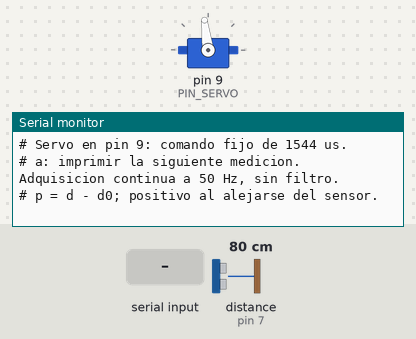
Bench run of a sketch on a simulated Arduino Uno, built with avr-gcc and run on an emulated ATmega328P. Shown: servo, the last lines printed to the serial monitor. Wiring (inferred from the names in the program): ultrasonic range finder: trigger pin 6; echo pin 7. The test bench sets the inputs (shaded band); at power-on: distance to the obstacle (sensor on pin 7) 80 cm. The echo pulse lasts 58.3 µs per cm.

Above: at 1.2 s.
1.3 s: "a" received over Serial
At 2.1 s:
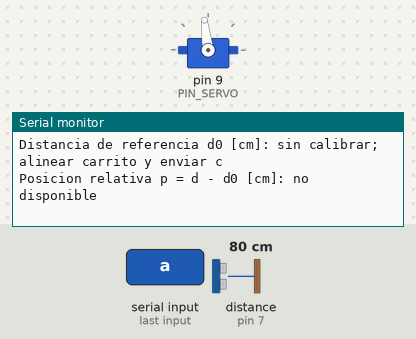
2.8 s: "c" received over Serial
At 4.2 s:
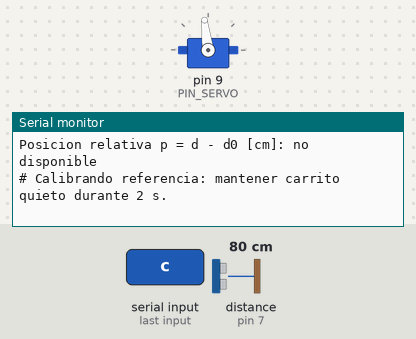

Measured:
- after the input at 1.3 s, the serial monitor: prints a new line at once (image 1)
- after the input at 2.8 s, the serial monitor: prints a new line at once (image 2)

The sketch:

medir_distancia.ino
```cpp
// Distancia del carrito: TRIG 6, ECHO 7, monitor serie 115200.
// Mide a 50 Hz; imprime una muestra nueva solo al recibir 'a'.
#include <Servo.h>

const byte PIN_TRIG = 6;
const byte PIN_ECHO = 7;
const byte PIN_SERVO = 9;
const int PULSO_SERVO_US = 1544;
const unsigned long PERIODO_US = 20000UL;
const unsigned long TIMEOUT_US = 5000UL;
const float US_POR_CM = 58.574f; // Misma conversion que en el proyecto.
unsigned long proximaMuestraUs, anteriorUs;
bool referenciaLista = false;
bool calibrando = false;
bool imprimirPendiente = false;
float referenciaCm = 0, sumaCm = 0;
unsigned int validas = 0, intentos = 0;

Servo miServo;

unsigned long medirEco() {
  if (digitalRead(PIN_ECHO) == HIGH) return 0;
  digitalWrite(PIN_TRIG, HIGH);
  delayMicroseconds(10);
  digitalWrite(PIN_TRIG, LOW);
  return pulseIn(PIN_ECHO, HIGH, TIMEOUT_US);
}

void setup() {
  miServo.writeMicroseconds(PULSO_SERVO_US);
  miServo.attach(PIN_SERVO);
  Serial.begin(115200);
  pinMode(PIN_TRIG, OUTPUT);
  digitalWrite(PIN_TRIG, LOW);
  pinMode(PIN_ECHO, INPUT);
  Serial.println(F("# Alinear la cara elegida con la linea de la barra; mantener quieto y enviar c."));
  Serial.println(F("# c: promediar 100 intentos (2 s) para fijar p=0. No se guarda al apagar."));
  Serial.println(F("# Servo en pin 9: comando fijo de 1544 us."));
  Serial.println(F("# a: imprimir la siguiente medicion. Adquisicion continua a 50 Hz, sin filtro."));
  Serial.println(F("# p = d - d0; positivo al alejarse del sensor."));
  anteriorUs = micros();
  proximaMuestraUs = anteriorUs + PERIODO_US;
}

void loop() {
  if (Serial.available() > 0) {
    const char comando = Serial.read();
    if (comando == 'a') imprimirPendiente = true;
    if (comando == 'c') {
      calibrando = true;
      referenciaLista = false;
      sumaCm = 0;
      validas = intentos = 0;
      Serial.println(F("# Calibrando referencia: mantener carrito quieto durante 2 s."));
    }
  }
  const unsigned long ahora = micros();
  if ((long)(ahora - proximaMuestraUs) < 0) return;
  proximaMuestraUs += PERIODO_US;
  // Evitar disparos consecutivos para recuperar muestras atrasadas.
  if ((long)(ahora - proximaMuestraUs) >= 0)
    proximaMuestraUs = ahora + PERIODO_US;
  const unsigned long dt = ahora - anteriorUs;
  anteriorUs = ahora;
  const unsigned long eco = medirEco();
  const bool valida = eco != 0;
  const float distanciaCm = eco / US_POR_CM;
  if (calibrando) {
    ++intentos;
    if (valida) { sumaCm += distanciaCm; ++validas; }
    if (intentos == 100) {
      calibrando = false;
      if (validas >= 95) {
        referenciaCm = sumaCm / validas;
        referenciaLista = true;
        Serial.print(F("# d0_cm=")); Serial.print(referenciaCm, 3);
        Serial.print(F("; muestras_validas=")); Serial.println(validas);
      } else Serial.println(F("# Referencia rechazada: menos de 95/100 ecos. Repetir con c."));
    }
  }
  if (!imprimirPendiente) return;
  imprimirPendiente = false;
  Serial.println(F("--- Medicion solicitada ---"));
  Serial.print(F("Tiempo desde arranque [ms]: ")); Serial.println(ahora / 1000UL);
  Serial.print(F("Intervalo entre mediciones [us] (objetivo 20000): ")); Serial.println(dt);
  Serial.print(F("Comando fijo al servo [us]: ")); Serial.println(PULSO_SERVO_US);
  Serial.print(F("Duracion del eco [us] (0 = sin eco): ")); Serial.println(eco);
  Serial.print(F("Eco recibido (no garantiza distancia correcta): "));
  Serial.println(valida ? F("SI") : F("NO"));
  Serial.print(F("Distancia sensor-cara del carrito d [cm]: "));
  if (valida) Serial.println(distanciaCm, 3);
  else Serial.println(F("no disponible"));
  Serial.print(F("Distancia de referencia d0 [cm]: "));
  if (referenciaLista) Serial.println(referenciaCm, 3);
  else Serial.println(F("sin calibrar; alinear carrito y enviar c"));
  Serial.print(F("Posicion relativa p = d - d0 [cm]: "));
  if (valida && referenciaLista) Serial.println(distanciaCm - referenciaCm, 3);
  else Serial.println(F("no disponible"));
}
```
